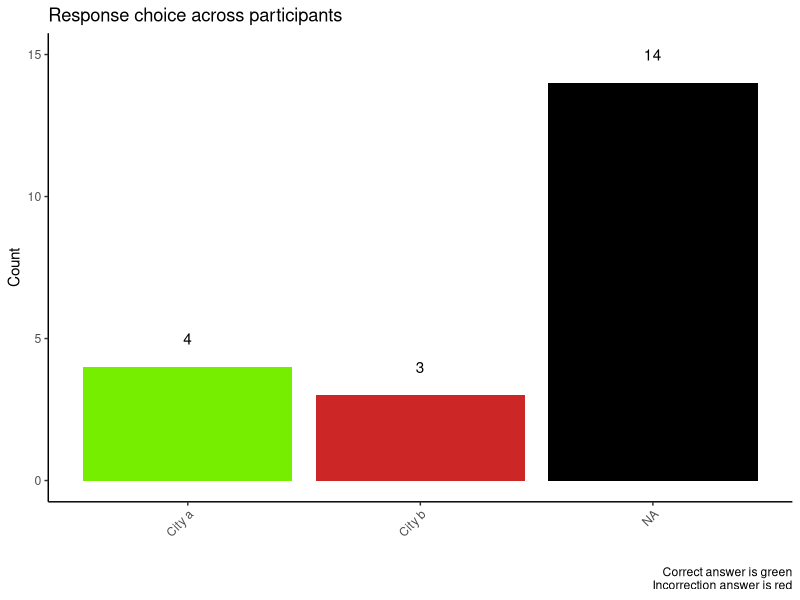
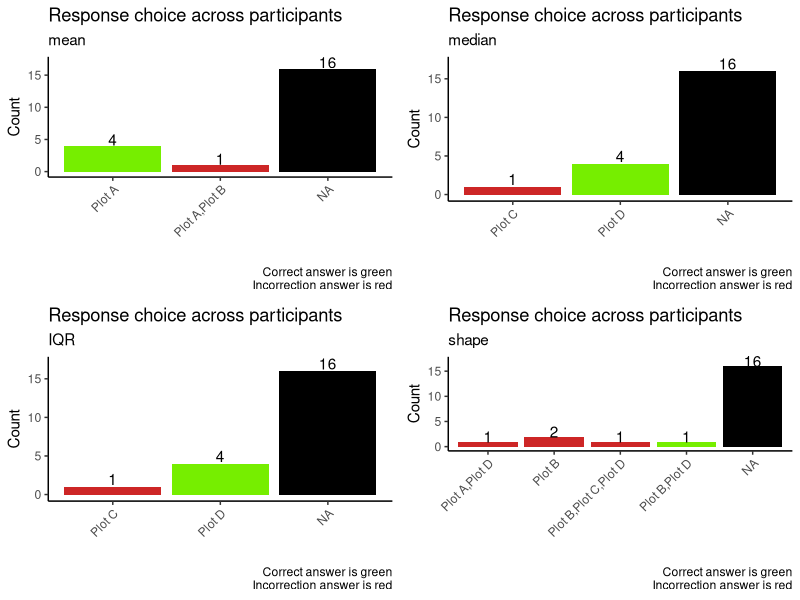
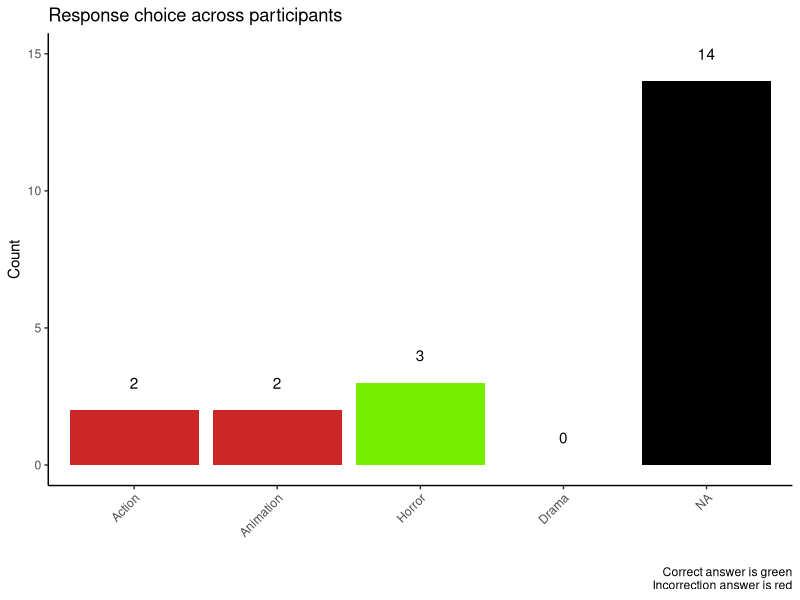
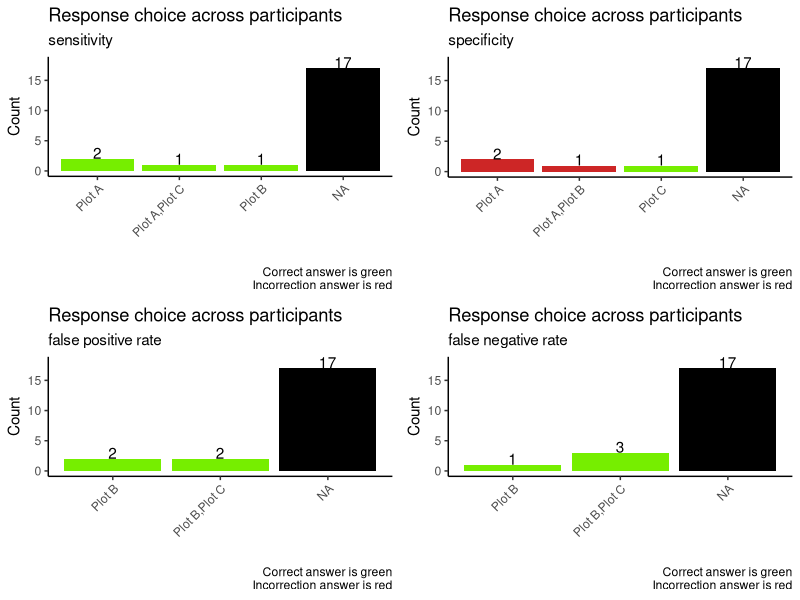
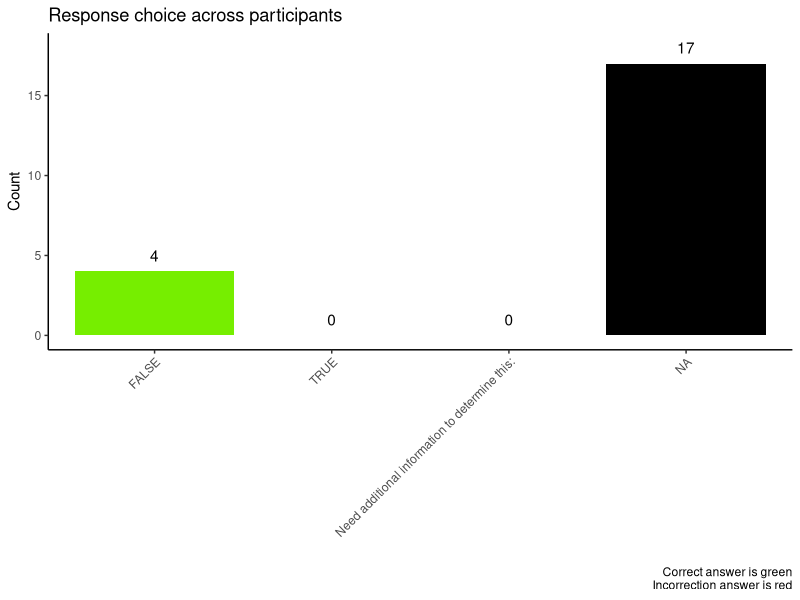
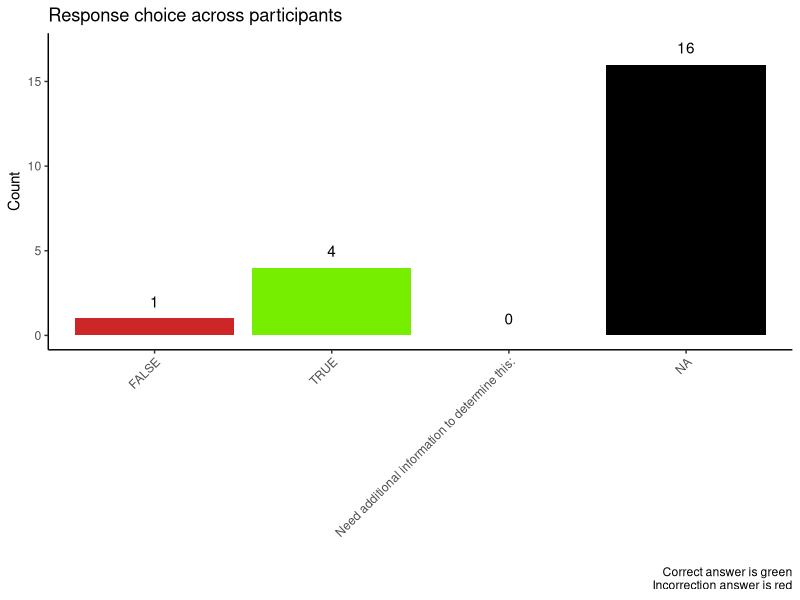
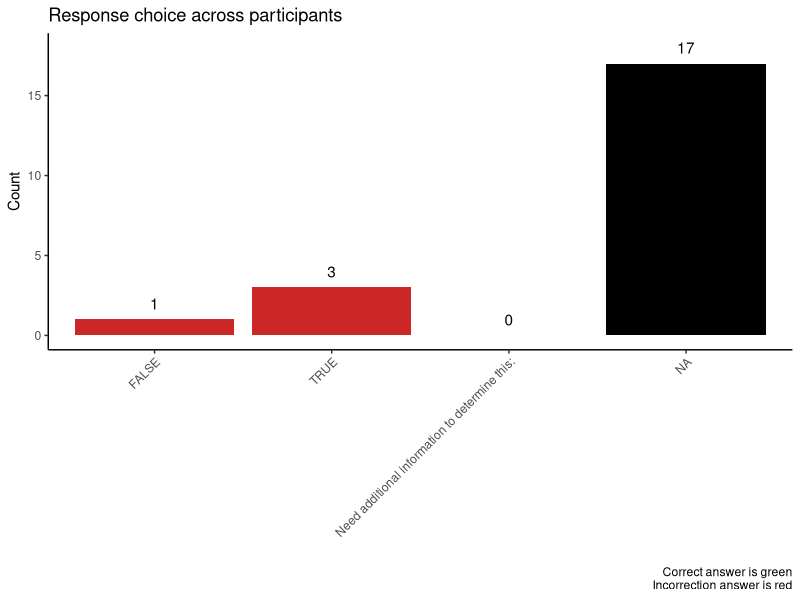
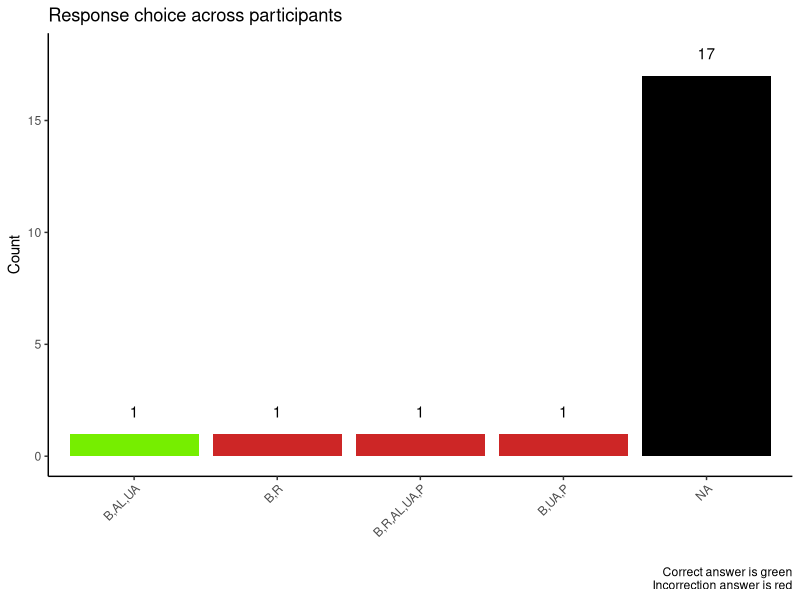

The R source for these figures, in order:
## ---- chunk 1
#| warning: false
#| message: false
library(tidyverse)
library(kableExtra)
library(gridExtra)
## ---- chunk 2
#| warning: false
#| message: false
#| echo: false

# data easier to work with plotting
data <- read_csv("data/ds-assessment-anonymized-fake-data.csv") %>% slice(3:nrow(.)) %>%
  mutate(`Duration (in seconds)` = as.numeric(`Duration (in seconds)`))
# all MC questions in survey
MC <- data |>
  select(`Storm Paths`, `Movie Budgets 1_1`, `Movie Budgets 1_2`, `Movie Budgets 1_3`, `Movie Budgets 1_4`, `Movie Budgets 2`, `Disease Screening _1`, `Disease Screening _2`, `Disease Screening _3`, `Disease Screening _4`, `He Said She Said 1/3`, `He Said She Said 2/3` , `He Said She Said 3/3`, `Build-a-Plot`, `Realty Tree 1/2`, `Realty Tree 2/2`, `Website Testing 1/3`, `Website Testing 2/3`, `Website Testing 3/3` )


# data to work make tables
# has question information
data_question <- read_csv("data/ds-assessment-anonymized-fake-data.csv") %>% replace(is.na(.), "0")

# all MC questions in survey
MC_questions <- data_question |>
  select(`Storm Paths`, `Movie Budgets 1_1`, `Movie Budgets 1_2`, `Movie Budgets 1_3`, `Movie Budgets 1_4`, `Movie Budgets 2`, `Disease Screening _1`, `Disease Screening _2`, `Disease Screening _3`, `Disease Screening _4`, `He Said She Said 1/3`, `He Said She Said 2/3` , `He Said She Said 3/3`, `Build-a-Plot`, `Realty Tree 1/2`, `Realty Tree 2/2`, `Website Testing 1/3`, `Website Testing 2/3`, `Website Testing 3/3` )
## ---- chunk 3
#| echo: false

att <- data |>
  select(contains("Attention")) |>
  filter(`Attention Check 1/2` == "I am passing this attention check",
        `Attention Check 2/2` == "$262,972") |>
  nrow()
## ---- chunk 4
#| echo: false
set.cutoff <- .8
set.cutoff.correct <- .5
## ---- chunk 5
#| echo: false
percent_missing <- colSums(
  is.na(
    data |>
      select(17:ncol(data)) 
  )) / nrow(data)

percent_missing <- as.data.frame(percent_missing)

color.me <- which(percent_missing >=set.cutoff) # set cut off to highlight table

percent_missing |>
  data.frame() |>
  kable(booktabs = T) %>%
  kable_styling() %>%
  row_spec(color.me, bold = T, color = "white", background = "red")
                            
## ---- chunk 6
#| echo: false
#| warning: false

# another path
tmp <- MC_questions |>
  # just showing off with this trick ngl
  dplyr::select(`Storm Paths`, contains("Realty"), contains("Movie"), contains("Screening"), contains("He Said"), contains("Build"), contains("Website"))

names(tmp) <- tmp[1,] |> unlist() |> unname()

tmp2 <- tmp |>
  slice(-c(1:2)) |>
  mutate(id = 1:n()) |>
  pivot_longer(1:ncol(tmp), names_to = "question", values_to = "answer") 

# that structure (tmp2) can be manipulated to build whatever summary you need
# for example:

#tmp2 |>
  #group_by(question) |>
  #count(answer) |>
  #pivot_wider(names_from = "answer", values_from = "n") 
  
# to get percent correct
# assuming the correct answers are given for each question in a table
key <- tibble(
  question = unique(tmp2$question),
  correct = c( "City a", "Can't be determined from the information given", "$151,424", "Plot A", "Plot D", "Plot D", "Plot B,Plot D", "Horror", "Plot C", "Plot C", "Plot C", "Plot C", "FALSE", "TRUE", "Need additional information to determine this:" , "County boundaries,Number of adults living in each county,Number of unemployed adults living in each county", "Valid", "Cannot determine from this plot", "Cannot determine from this plot")
)

tbl <- tmp2 |>
  left_join(
    key,
    by = "question"
  ) |>
  mutate(
    correct_answer = case_when(
      answer == correct ~ 1,
      TRUE ~ 0
    ),
    mc_question_num = rep(1:19, nrow(data)) #19 = MC Q | last value needs to be sample size
  ) |> 
  group_by(question, mc_question_num) %>%
  summarize(pct_correct = mean(correct_answer)) |>
  arrange(mc_question_num) |>
  as.data.frame()

tbl |>
  kable(booktabs = T) %>%
  kable_styling() %>%
  row_spec(which(tbl$pct_correct <=.5), bold = T, color = "white", background = "red")
## ---- chunk 7
#| echo: false
count_1 <- MC |>
  select(`Storm Paths`) |>
  group_by(`Storm Paths`) |>
  count() |>
  summarize(pos = max(n) + 1, value = sum(n))

MC |>
  ggplot(aes(x = `Storm Paths`, fill=`Storm Paths`)) +
  geom_bar(stat="count", position="dodge") +
  labs(
    x = "",
    y = "Count",
    title = "Response choice across participants",
    caption = "Correct answer is green\n Incorrection answer is red"
  ) +
  theme_classic() +
  theme(axis.text.x = element_text(angle=45, hjust=1), legend.position = "none") +
  geom_text(data = count_1, aes(y = pos, label = value)) + 
  scale_fill_manual(values=c("chartreuse2", "firebrick3"), na.value="black")
## ---- chunk 8
#| echo: false
#| message: false
count_movie1 <- MC |>
  group_by(`Movie Budgets 1_1`) |>
  pull(`Movie Budgets 1_1`) |>
  fct_count() |>
  group_by(f) |>
  mutate(pos = max(n) + 1, value = sum(n))

m1 <- count_movie1 |>
  ggplot(aes(x = `f`, y = value, fill = ifelse(f == "Plot A", "correct", "not"))) +
  geom_col(position="dodge") +
  labs(
    x = "",
    y = "Count",
    title = "Response choice across participants",
    subtitle = "mean",
    caption = "Correct answer is green\n Incorrection answer is red"
  ) +
  theme_classic() +
  theme(axis.text.x = element_text(angle=45, hjust=1), legend.position = "none") +
  geom_text(data = count_movie1, aes(y = pos, label = value)) + 
  scale_fill_manual(name = "f", values = c("chartreuse2", "firebrick3"), na.value="black")

# movie 2

count_movie2<- MC |>
  group_by(`Movie Budgets 1_2`) |>
  pull(`Movie Budgets 1_2`) |>
  fct_count() |>
  group_by(f) |>
  mutate(pos = max(n) + 1, value = sum(n))

m2 <- count_movie2 |>
  ggplot(aes(x = `f`, y = value, fill = ifelse(f == "Plot D", "correct", "not"))) +
  geom_col(position="dodge") +
  labs(
    x = "",
    y = "Count",
    title = "Response choice across participants",
    subtitle = "median",
    caption = "Correct answer is green\n Incorrection answer is red"
  ) +
  theme_classic() +
  theme(axis.text.x = element_text(angle=45, hjust=1), legend.position = "none") +
  geom_text(data = count_movie2, aes(y = pos, label = value)) + 
  scale_fill_manual(name = "f", values = c("chartreuse2", "firebrick3"), na.value="black")

# movie 3 

count_movie3<- MC |>
  group_by(`Movie Budgets 1_3`) |>
  pull(`Movie Budgets 1_3`) |>
  fct_count() |>
  group_by(f) |>
  mutate(pos = max(n) + 1, value = sum(n))

m3 <- count_movie3 |>
  ggplot(aes(x = `f`, y = value, fill = ifelse(f == "Plot D", "correct", "not"))) +
  geom_col(position="dodge") +
  labs(
    x = "",
    y = "Count",
    title = "Response choice across participants",
    subtitle =  "IQR",
    caption = "Correct answer is green\n Incorrection answer is red"
  ) +
  theme_classic() +
  theme(axis.text.x = element_text(angle=45, hjust=1), legend.position = "none") +
  geom_text(data = count_movie3, aes(y = pos, label = value)) + 
  scale_fill_manual(name = "f", values = c("chartreuse2", "firebrick3"), na.value="black")

count_movie4<- MC |>
  group_by(`Movie Budgets 1_4`) |>
  pull(`Movie Budgets 1_4`) |>
  fct_count() |>
  group_by(f) |>
  mutate(pos = max(n) + 1, value = sum(n))

m4 <- count_movie4 |>
  ggplot(aes(x = `f`, y = value, fill = ifelse(f == "Plot B,Plot D", "correct", "not"))) +
  geom_col(position="dodge") +
  labs(
    x = "",
    y = "Count",
    title = "Response choice across participants",
    subtitle = "shape",
    caption = "Correct answer is green\n Incorrection answer is red"
  ) +
  theme_classic() +
  theme(axis.text.x = element_text(angle=45, hjust=1), legend.position = "none") +
  geom_text(data = count_movie4, aes(y = pos, label = value)) + 
  scale_fill_manual(name = "f", values = c("chartreuse2", "firebrick3"), na.value="black")

grid.arrange(m1, m2, m3, m4, nrow = 2)
## ---- chunk 9
#| echo: false

MC$`Movie Budgets 2` <- fct_expand(MC$`Movie Budgets 2`, "Action", "Animation", "Drama", "Horror")

count_movie2b <- MC |>
  group_by(`Movie Budgets 2`) |>
  pull(`Movie Budgets 2`) |>
  fct_count() |>
  group_by(f) |>
  mutate(pos = max(n) + 1, value = sum(n))

count_movie2b |>
  ggplot(aes(x = `f`, y = value, fill = ifelse(f == "Horror", "correct", "not"))) +
  geom_col(position="dodge") +
  labs(
    x = "",
    y = "Count",
    title = "Response choice across participants",
    caption = "Correct answer is green\n Incorrection answer is red"
  ) +
  theme_classic() +
  theme(axis.text.x = element_text(angle=45, hjust=1), legend.position = "none") +
  geom_text(data = count_movie2b, aes(y = pos, label = value)) + 
  scale_fill_manual(name = "f", values = c("chartreuse2", "firebrick3"), na.value="black")
## ---- chunk 10
#| echo: false
#| message: false
count_disease1<- MC |>
  group_by(`Disease Screening _1`) |>
  pull(`Disease Screening _1`) |>
  fct_count() |>
  group_by(f) |>
  mutate(pos = max(n) + 1, value = sum(n))

d1 <- count_disease1 |>
  ggplot(aes(x = `f`, y = value, fill = ifelse(f == "Plot C", "correct", "not"))) +
  geom_col(position="dodge") +
  labs(
    x = "",
    y = "Count",
    title = "Response choice across participants",
    subtitle = "sensitivity",
    caption = "Correct answer is green\n Incorrection answer is red"
  ) +
  theme_classic() +
  theme(axis.text.x = element_text(angle=45, hjust=1), legend.position = "none") +
  geom_text(data = count_disease1, aes(y = pos, label = value)) + 
  scale_fill_manual(name = "f", values = c("chartreuse2", "firebrick3"), na.value="black")

# disease 2

count_disease2<- MC |>
  group_by(`Disease Screening _2`) |>
  pull(`Disease Screening _2`) |>
  fct_count() |>
  group_by(f) |>
  mutate(pos = max(n) + 1, value = sum(n))

d2 <- count_disease2 |>
  ggplot(aes(x = `f`, y = value, fill = ifelse(f == "Plot C", "correct", "not"))) +
  geom_col(position="dodge") +
  labs(
    x = "",
    y = "Count",
    title = "Response choice across participants",
    subtitle = "specificity",
    caption = "Correct answer is green\n Incorrection answer is red"
  ) +
  theme_classic() +
  theme(axis.text.x = element_text(angle=45, hjust=1), legend.position = "none") +
  geom_text(data = count_disease2, aes(y = pos, label = value)) + 
  scale_fill_manual(name = "f", values = c("chartreuse2", "firebrick3"), na.value="black")


count_disease3<- MC |>
  group_by(`Disease Screening _3`) |>
  pull(`Disease Screening _3`) |>
  fct_count() |>
  group_by(f) |>
  mutate(pos = max(n) + 1, value = sum(n))

d3 <- count_disease3 |>
  ggplot(aes(x = `f`, y = value, fill = ifelse(f == "Plot C", "correct", "not"))) +
  geom_col(position="dodge") +
  labs(
    x = "",
    y = "Count",
    title = "Response choice across participants",
    subtitle =  "false positive rate",
    caption = "Correct answer is green\n Incorrection answer is red"
  ) +
  theme_classic() +
  theme(axis.text.x = element_text(angle=45, hjust=1), legend.position = "none") +
  geom_text(data = count_disease3, aes(y = pos, label = value)) + 
  scale_fill_manual(name = "f", values = c("chartreuse2", "firebrick3"), na.value="black")

count_disease4<- MC |>
  group_by(`Disease Screening _4`) |>
  pull(`Disease Screening _4`) |>
  fct_count() |>
  group_by(f) |>
  mutate(pos = max(n) + 1, value = sum(n))

d4 <- count_disease4 |>
  ggplot(aes(x = `f`, y = value, fill = ifelse(f == "Plot C", "correct", "not"))) +
  geom_col(position="dodge") +
  labs(
    x = "",
    y = "Count",
    title = "Response choice across participants",
    subtitle = "false negative rate",
    caption = "Correct answer is green\n Incorrection answer is red"
  ) +
  theme_classic() +
  theme(axis.text.x = element_text(angle=45, hjust=1), legend.position = "none") +
  geom_text(data = count_disease4, aes(y = pos, label = value)) + 
  scale_fill_manual(name = "f", values = c("chartreuse2", "firebrick3"), na.value="black")

grid.arrange(d1, d2, d3, d4, nrow = 2)
## ---- chunk 11
#| echo: false

MC$`He Said She Said 1/3` <- fct_expand(MC$`He Said She Said 1/3`, "TRUE", "FALSE", "Need additional information to determine this:")

count_he1 <- MC |>
  group_by(`He Said She Said 1/3`) |>
  pull(`He Said She Said 1/3`) |>
  fct_count() |>
  group_by(f) |>
  mutate(pos = max(n) + 1, value = sum(n))

count_he1 |>
  ggplot(aes(x = `f`, y = value, fill = ifelse(f == "FALSE", "correct", "not"))) +
  geom_col(position="dodge") +
  labs(
    x = "",
    y = "Count",
    title = "Response choice across participants",
    caption = "Correct answer is green\n Incorrection answer is red"
  ) +
  theme_classic() +
  theme(axis.text.x = element_text(angle=45, hjust=1), legend.position = "none") +
  geom_text(data = count_he1, aes(y = pos, label = value)) + 
  scale_fill_manual(name = "f", values = c("chartreuse2", "firebrick3"), na.value="black")
## ---- chunk 12
#| echo: false

MC$`He Said She Said 2/3` <- fct_expand(MC$`He Said She Said 2/3`, "TRUE", "FALSE", "Need additional information to determine this:")

count_he2 <- MC |>
  group_by(`He Said She Said 2/3`) |>
  pull(`He Said She Said 2/3`) |>
  fct_count() |>
  group_by(f) |>
  mutate(pos = max(n) + 1, value = sum(n))

count_he2 |>
  ggplot(aes(x = `f`, y = value, fill = ifelse(f == "TRUE", "correct", "not"))) +
  geom_col(position="dodge") +
  labs(
    x = "",
    y = "Count",
    title = "Response choice across participants",
    caption = "Correct answer is green\n Incorrection answer is red"
  ) +
  theme_classic() +
  theme(axis.text.x = element_text(angle=45, hjust=1), legend.position = "none") +
  geom_text(data = count_he2, aes(y = pos, label = value)) + 
  scale_fill_manual(name = "f", values = c("chartreuse2", "firebrick3"), na.value="black")
## ---- chunk 13
#| echo: false
MC$`He Said She Said 3/3` <- fct_expand(MC$`He Said She Said 3/3`, "TRUE", "FALSE", "Need additional information to determine this:")

count_he3 <- MC |>
  group_by(`He Said She Said 3/3`) |>
  pull(`He Said She Said 3/3`) |>
  fct_count() |>
  group_by(f) |>
  mutate(pos = max(n) + 1, value = sum(n))

count_he3 |>
  ggplot(aes(x = fct_inorder(`f`), y = value, fill = ifelse(f == "Need additional information to determine this:", "correct", "not"))) +
  geom_col(position="dodge") +
  labs(
    x = "",
    y = "Count",
    title = "Response choice across participants",
    caption = "Correct answer is green\n Incorrection answer is red"
  ) +
  theme_classic() +
  theme(axis.text.x = element_text(angle=45, hjust=1), legend.position = "none") +
  geom_text(data = count_he3, aes(y = pos, label = value)) + 
  scale_fill_manual(name = "f", values = c("chartreuse2", "firebrick3"), na.value="black") 
## ---- chunk 14
#| echo: false

count_build <- MC |>
  group_by(`Build-a-Plot`) |>
  pull(`Build-a-Plot`) |>
  fct_count() |>
  group_by(f) |>
  mutate(pos = max(n) + 1, value = sum(n))


count_build$f <- str_replace_all(count_build$f, c("County boundaries" = "B", "Number of unemployed adults living in each county" = "UA", "Unemployment rate in each county" = "R", "Number of adults living in each county" = "AL", "Total population of the county" = "P" ))

count_build |>
  ggplot(aes(x = `f`, y = value, fill = ifelse(f == "B,AL,UA", "correct", "not"))) +
  geom_col(position="dodge") +
  labs(
    x = "",
    y = "Count",
    title = "Response choice across participants",
    caption = "Correct answer is green\n Incorrection answer is red"
  ) +
  theme_classic() +
  theme(axis.text.x = element_text(angle=45, hjust=1), legend.position = "none") +
  geom_text(data = count_build, aes(y = pos, label = value)) + 
  scale_fill_manual(name = "f", values = c("chartreuse2", "firebrick3"), na.value="black")
## ---- chunk 15
#| echo: false

MC$`Realty Tree 1/2` <- fct_expand(MC$`Realty Tree 1/2`, "$262,972", "$326,267", "$501,876", "Can't be determined from the information given.")

count_tree1 <- MC |>
  group_by(`Realty Tree 1/2`) |>
  pull(`Realty Tree 1/2`) |>
  fct_count() |>
  group_by(f) |>
  mutate(pos = max(n) + 1, value = sum(n))

count_tree1 |>
  ggplot(aes(x = `f`, y = value, fill = ifelse(f == "Can't be determined from the information given.", "correct", "not"))) +
  geom_col(position="dodge") +
  labs(
    x = "",
    y = "Count",
    title = "Response choice across participants",
    caption = "Correct answer is green\n Incorrection answer is red"
  ) +
  theme_classic() +
  theme(axis.text.x = element_text(angle=45, hjust=1), legend.position = "none") +
  geom_text(data = count_tree1, aes(y = pos, label = value)) + 
  scale_fill_manual(name = "f", values = c("chartreuse2", "firebrick3"), na.value="black")
## ---- chunk 16
#| echo: false

MC$`Realty Tree 2/2` <- fct_expand(MC$`Realty Tree 2/2`, "184,248", "Can't be determined from the information given")

count_tree2 <- MC |>
  group_by(`Realty Tree 2/2`) |>
  pull(`Realty Tree 2/2`) |>
  fct_count() |>
  group_by(f) |>
  mutate(pos = max(n) + 1, value = sum(n))

count_tree2 |>
  ggplot(aes(x = `f`, y = value, fill = ifelse(f == "$151,424", "correct", "not"))) +
  geom_col(position="dodge") +
  labs(
    x = "",
    y = "Count",
    title = "Response choice across participants",
    caption = "Correct answer is green\n Incorrection answer is red"
  ) +
  theme_classic() +
  theme(axis.text.x = element_text(angle=45, hjust=1), legend.position = "none") +
  geom_text(data = count_tree2, aes(y = pos, label = value)) + 
  scale_fill_manual(name = "f", values = c("chartreuse2", "firebrick3"), na.value="black")
## ---- chunk 17
#| echo: false

MC$`Website Testing 1/3` <- fct_expand(MC$`Website Testing 1/3`, "Valid", "Invalid", "Cannot determine from this plot")

count_web1 <- MC |>
  group_by(`Website Testing 1/3`) |>
  pull(`Website Testing 1/3`) |>
  fct_count() |>
  group_by(f) |>
  mutate(pos = max(n) + 1, value = sum(n))

count_web1 |>
  ggplot(aes(x = `f`, y = value, fill = ifelse(f == "Valid", "correct", "not"))) +
  geom_col(position="dodge") +
  labs(
    x = "",
    y = "Count",
    title = "Response choice across participants",
    caption = "Correct answer is green\n Incorrection answer is red"
  ) +
  theme_classic() +
  theme(axis.text.x = element_text(angle=45, hjust=1), legend.position = "none") +
  geom_text(data = count_web1, aes(y = pos, label = value)) + 
  scale_fill_manual(name = "f", values = c("chartreuse2", "firebrick3"), na.value="black")
## ---- chunk 18
#| echo: false

MC$`Website Testing 2/3` <- fct_expand(MC$`Website Testing 2/3`, "Valid", "Invalid", "Cannot determine from this plot")

count_web2 <- MC |>
  group_by(`Website Testing 2/3`) |>
  pull(`Website Testing 2/3`) |>
  fct_count() |>
  group_by(f) |>
  mutate(pos = max(n) + 1, value = sum(n))

count_web2 |>
  ggplot(aes(x = `f`, y = value, fill = ifelse(f == "Cannot determine from this plot", "correct", "not"))) +
  geom_col(position="dodge") +
  labs(
    x = "",
    y = "Count",
    title = "Response choice across participants",
    caption = "Correct answer is green\n Incorrection answer is red"
  ) +
  theme_classic() +
  theme(axis.text.x = element_text(angle=45, hjust=1), legend.position = "none") +
  geom_text(data = count_web2, aes(y = pos, label = value)) + 
  scale_fill_manual(name = "f", values = c("chartreuse2", "firebrick3"), na.value="black")
## ---- chunk 19
#| echo: false

MC$`Website Testing 3/3` <- fct_expand(MC$`Website Testing 3/3`, "Valid", "Invalid", "Cannot determine from this plot")

count_web3 <- MC |>
  group_by(`Website Testing 3/3`) |>
  pull(`Website Testing 3/3`) |>
  fct_count() |>
  group_by(f) |>
  mutate(pos = max(n) + 1, value = sum(n))

count_web3 |>
  ggplot(aes(x = `f`, y = value, fill = ifelse(f == "Cannot determine from this plot", "correct", "not"))) +
  geom_col(position="dodge") +
  labs(
    x = "",
    y = "Count",
    title = "Response choice across participants",
    caption = "Correct answer is green\n Incorrection answer is red"
  ) +
  theme_classic() +
  theme(axis.text.x = element_text(angle=45, hjust=1), legend.position = "none") +
  geom_text(data = count_web3, aes(y = pos, label = value)) + 
  scale_fill_manual(name = "f", values = c("chartreuse2", "firebrick3"), na.value="black")
